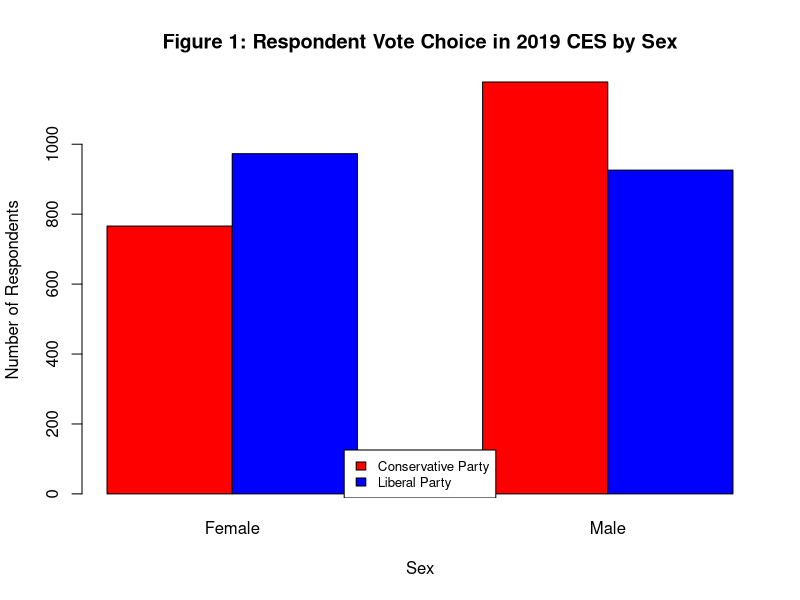
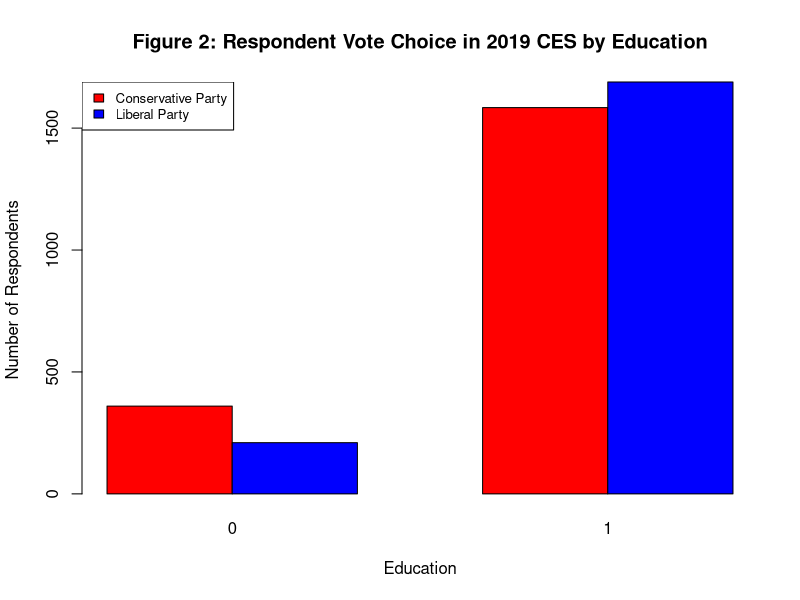
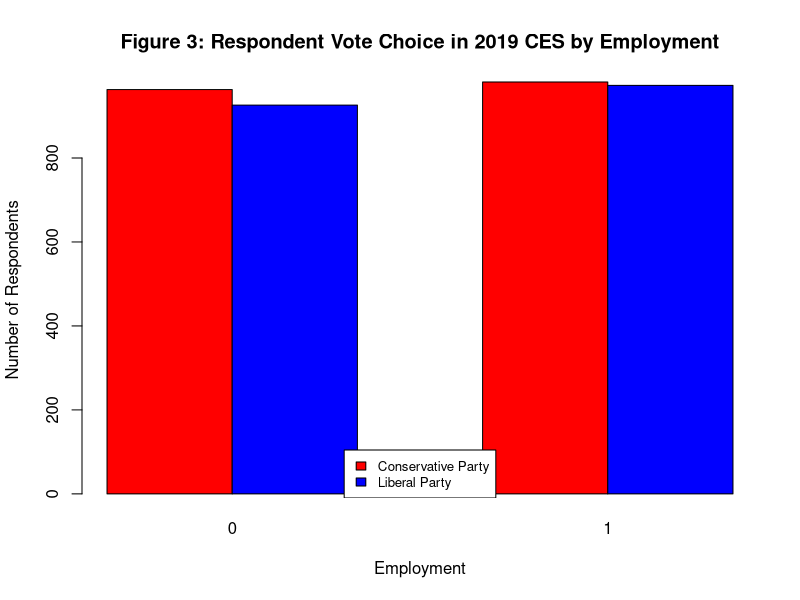
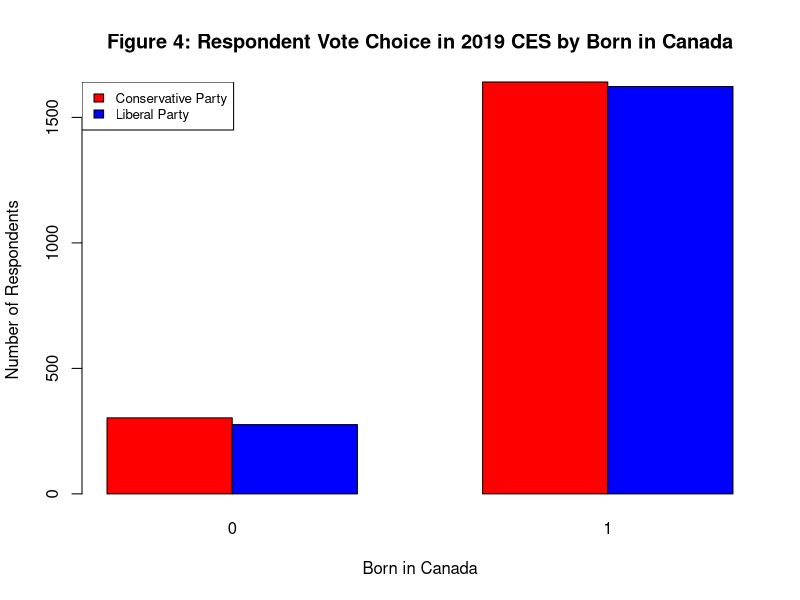
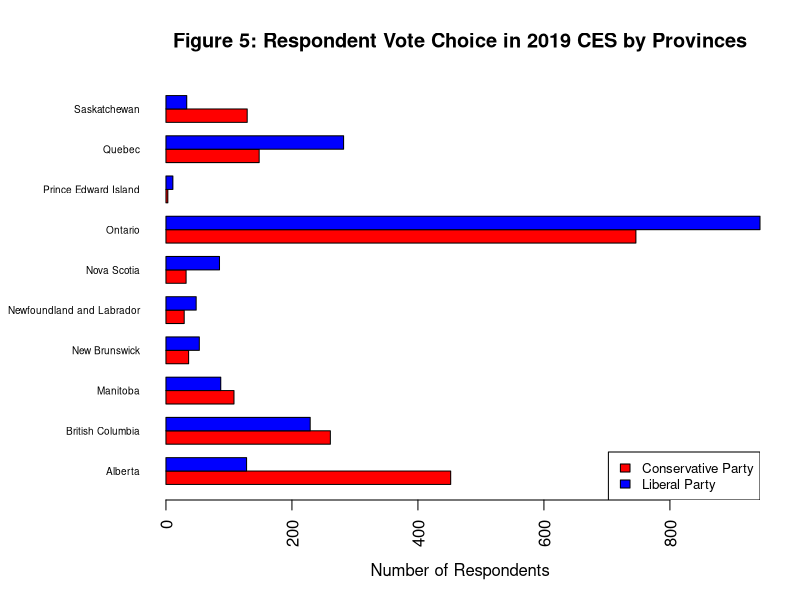
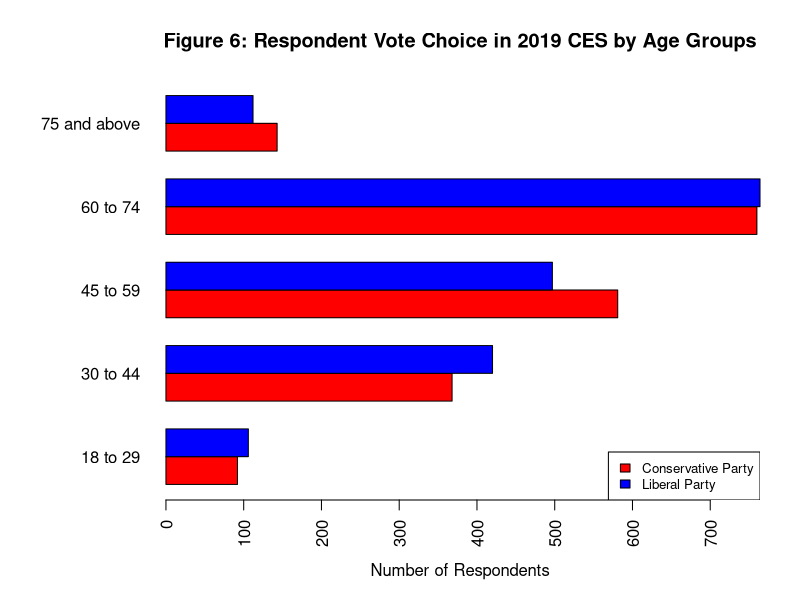
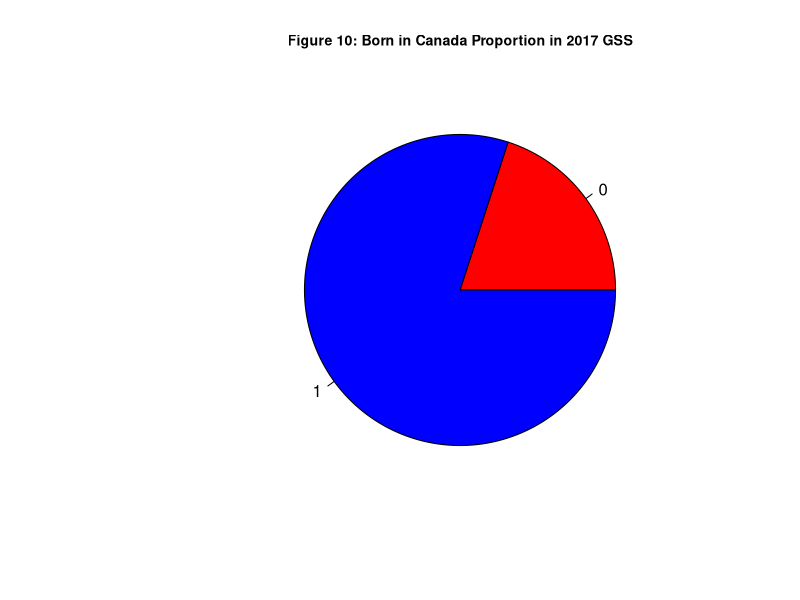
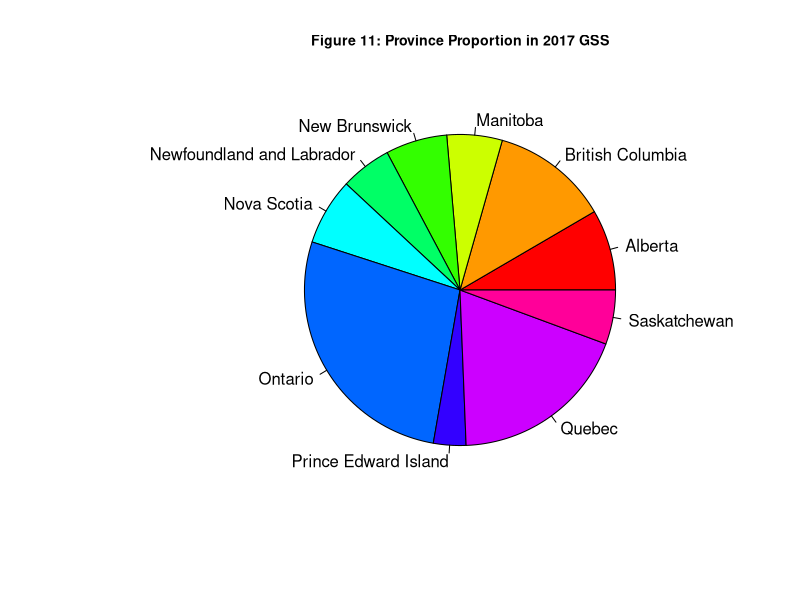

Source code (R) for these figures, in order:
## ---- chunk 1
knitr::opts_chunk$set(echo = TRUE)
#setup library
library(ggplot2)
library(dplyr)
library(knitr)
library(readr)
library(tidyverse)
library(lme4)
library(readr)
#import cleaned data use for analysis
survey <- read_csv("survey_cleaned.csv")
post <- read_csv("census_cleaned.csv")
#remove NA by na.omit()
survey <- na.omit(survey)
post <- na.omit(post)
#remove income variable no longer used for survey data
survey <- survey[,-8]
## ---- chunk 2
#create a bar plot of sex categorized by parties
sex <-table(survey$votechoice, survey$sex)
barplot(sex, beside=TRUE, main="Figure 1: Respondent Vote Choice in 2019 CES by Sex", xlab= "Sex", ylab= "Number of Respondents", col = c("red", "blue"))
legend("bottom", legend= c("Conservative Party", "Liberal Party"), fill = c("red", "blue"), cex=0.8, bg = "white")
## ---- chunk 3
#create a bar plot of college and above education categorized by parties
education <-table(survey$votechoice, survey$edu)
barplot(education, beside=TRUE, main="Figure 2: Respondent Vote Choice in 2019 CES by Education", xlab= "Education", ylab= "Number of Respondents", col = c("red", "blue"))
legend("topleft", legend= c("Conservative Party", "Liberal Party"), fill = c("red", "blue"), cex=0.8)
## ---- chunk 4
#create a bar plot of employed for pay categorized by parties
employment <-table(survey$votechoice, survey$employed)
barplot(employment, beside=TRUE, main="Figure 3: Respondent Vote Choice in 2019 CES by Employment", xlab= "Employment", ylab= "Number of Respondents", col = c("red", "blue"))
legend("bottom", legend= c("Conservative Party", "Liberal Party"), fill = c("red", "blue"), cex=0.8, bg = "white")

#create a bar plot of born in canada categorized by parties
born <-table(survey$votechoice, survey$bornin_canada)
barplot(born, beside=TRUE, main="Figure 4: Respondent Vote Choice in 2019 CES by Born in Canada", xlab= "Born in Canada", ylab= "Number of Respondents", col = c("red", "blue"))
legend("topleft", legend= c("Conservative Party", "Liberal Party"), fill = c("red", "blue"), cex=0.8)
## ---- chunk 5
#create a bar plot of provinces categorized by parties
par(las=2) # make label text perpendicular to axis
par(mar=c(5,8,4,2)) # increase y-axis margin
province <-table(survey$votechoice, survey$province)
barplot(province, beside=TRUE, horiz=TRUE, main="Figure 5: Respondent Vote Choice in 2019 CES by Provinces", xlab= "Number of Respondents", col = c("red", "blue"), cex.names=0.6)
legend("bottomright", legend= c("Conservative Party", "Liberal Party"), fill = c("red", "blue"), cex=0.8)
## ---- chunk 6
#create a bar plot of age groups categorized by parties
par(las=2) # make label text perpendicular to axis
par(mar=c(5,8,4,2)) # increase y-axis margin
age <-table(survey$votechoice, survey$age)
barplot(age, beside=TRUE, horiz=TRUE, main="Figure 6: Respondent Vote Choice in 2019 CES by Age Groups", xlab= "Number of Respondents", col = c("red", "blue"))
legend("bottomright", legend= c("Conservative Party", "Liberal Party"), fill = c("red", "blue"), cex=0.8)
## ---- chunk 7
born_p <-table(post$bornin_canada)
pie(born_p, main="Figure 10: Born in Canada Proportion in 2017 GSS", col = c("red", "blue"), cex.main = 0.85)
## ---- chunk 8
province_p <-table(post$province)
pie(province_p, main="Figure 11: Province Proportion in 2017 GSS", col = rainbow(10), cex.main = 0.85)
## ---- chunk 9
age_p <-table(post$age)
pie(age_p, main="Figure 12: Age Proportion in 2017 GSS", col = rainbow(5), cex.main = 0.85)

## ---- chunk 10
# Construct the vote intention variable from survey data so that it is binary indicates by 1 and 0
survey$vote_Conservative[survey$votechoice=="Conservative Party"]<-1
survey$vote_Conservative[survey$votechoice=="Liberal Party"]<-0
## ---- chunk 11
#Multilevel Logistic Model for different states
model <- glmer(vote_Conservative ~ sex + edu + employed + bornin_canada + as.factor(age) + (1|province), data=survey, family =binomial)
## ---- chunk 12
#Statistical summary
kable(summary(model)[["coefficients"]], digits=4, 
      caption="Summary of Model Estimates")
## ---- chunk 13
#post-stratification calculation
#Making prediction using our model with census data, and we saving the results of those predictions by adding a new column to the census_data data set called 'estimate'
post$estimate <- 
  model %>% 
  predict(newdata = post, type="response")
## ---- chunk 14
##together vote outcome
#together <- post %>%
#mutate(proportion_voting_for_conservative = estimate*n) %>%
#  summarise(voting_for_conservative = sum(proportion_voting_for_conservative)/sum(n))
#kable(together, digits=4, 
#      caption="Vote Outcome for the Conservative Party of 2019 Canadian Federal Election if Everyone had Voted")

##summarize by geography
#geography <- post %>%
#mutate(proportion_voting_for_conservative = estimate*n) %>%
#  group_by(state) %>%
#  summarise(voting_for_conservative = sum(proportion_voting_for_conservative)/sum(n))
#kable(geography, digits=4, 
#      caption="Vote Outcome for the Conservative Party of 2019 Canadian Federal Election if Everyone had Voted by Province")

## ---- chunk 15
sex_p <-table(post$sex)
pie(sex_p, main="Figure 7: Sex Proportion in 2017 GSS", col = c("red", "blue"), cex.main = 0.85)

edu_p <-table(post$edu)
pie(edu_p, main="Figure 8: Education Proportion in 2017 GSS", col = c("red", "blue"), cex.main = 0.85)

employed_p <-table(post$employed)
pie(employed_p, main="Figure 9: Employment Proportion in 2017 GSS", col = c("red", "blue"), cex.main = 0.85)


